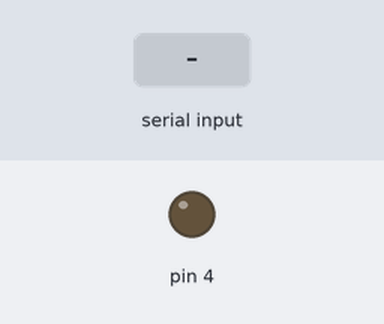
A sketch run on a simulated Arduino Uno, built with avr-gcc and run on an emulated ATmega328P. Shown: output pins drawn as LEDs (lit = HIGH). The inputs (shaded band) are chosen by the test bench. What the sketch prints to the serial monitor is not drawn.

Above: at 1.2 s.
1.3 s: byte 1 (1) received over Serial
At 2.8 s:
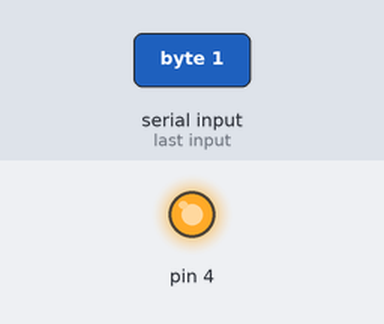
Timing chart, 0 to 4.3 s (numbered marks = the images above; inputs shaded):
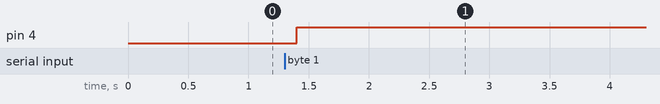

Measured:
- after the input at 1.3 s, pin 4: LOW → HIGH after 0.10 s

The sketch:

arduino.ino
```cpp
/**
    * @file arduino.ino
    * @brief This is the sample file for the Arduino code and p5.serial.js
    * @author  Tetsuaki BABA
    * @date 2024/06/11

    * The Arduino will send a number from 0 to 100 to your PC
    * The Arduino will also receive a number from your PC. If the number is 1, the Arduino will turn on the LED. If the number is 2, the Arduino will turn off the LED.
 */
void setup() {
  Serial.begin(9600);
  pinMode(4, OUTPUT);
}
int count = 0;
void loop() {
  Serial.write(count);
  delay(100);
  count++;
  if ( count > 100 )count = 0;

  if( Serial.available() > 0 ){
    int value = Serial.read();
    if( value == 1){
       digitalWrite(4, HIGH);
    }
    else if( value == 2){
      digitalWrite(4, LOW);
    }
  }
}
```
